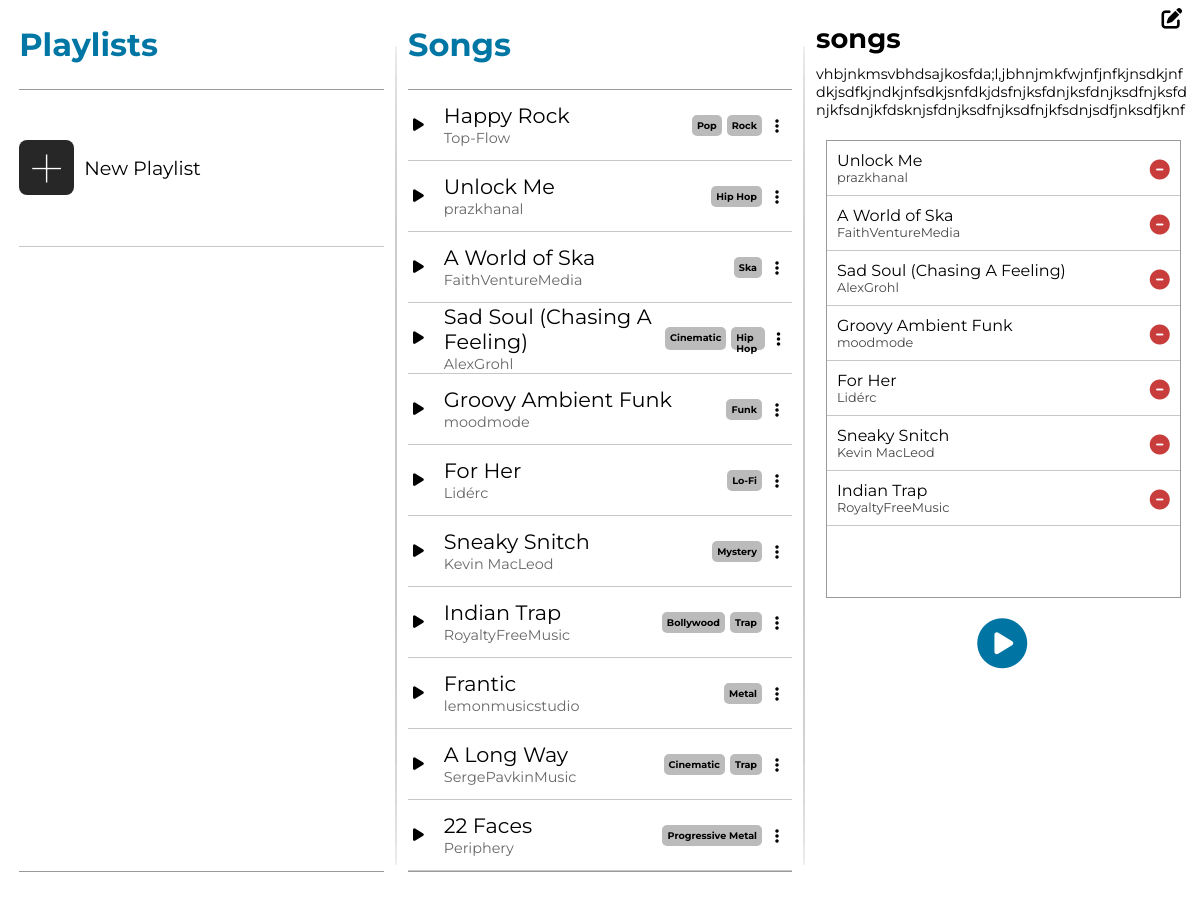
The page /iframetest/5/ on the database its author committed.
### app/models.py (models this page shows, shortened)
class Song(models.Model):
    title = models.CharField(max_length=50)
    song_file = models.FileField(upload_to='')
    artist = models.ManyToManyField(Artist) # type: ignore
    genre = models.ManyToManyField(Genre) # type: ignore

class Artist(models.Model):
    name = models.CharField(max_length=50)
    def __str__(self):
        return self.name

class Genre(models.Model):
    name = models.CharField(max_length=50)

class Playlist(models.Model):
    name = models.CharField(max_length=30)
    songs = models.ManyToManyField(Song) # type: ignore
    description = models.CharField(max_length=150, null=True, blank=True)
    created_by = models.ForeignKey(User, on_delete=models.CASCADE)

### app/views.py (the view, shortened to what this page needs)
# urls.py: path('iframetest/<str:playlistID>/', home_frame, name='ift'),
def home_frame(req: HttpRequest, playlistID:str) -> HttpResponse:
    songs = Song.objects.all()
    songForm = AddSongForm()
    playlistForm = None
    playlists = None
    if req.user.is_authenticated:
        playlistForm = NewPlaylistForm()
        playlists = req.user.playlist_set.all() # type: ignore
    try:
        playlistInfo = Playlist.objects.get(pk=playlistID)
    except:
        playlistInfo = None
    context = {'songs': songs, 'playlistForm': playlistForm, 'songForm': songForm, 'playlists': playlists, 'playlistInfo': playlistInfo} # type: ignore
    return render(req, 'add-playlist.html', context) # type: ignore

### app/templates/add-playlist.html (shortened to what this page needs)
{% extends "homepageiframe.html" %}

### app/templates/homepageiframe.html (shortened to what this page needs)
{% load static %}
<!DOCTYPE html>
<html lang="en">
    <head>
        <link rel="stylesheet" href="{% static "styles.css" %}">
    </head>
    <body>
        <div id='user-interface-wrapper'>
            <div class="ui-container">
                <div id="playlistOverallContainer">
                    <div id="playlistcontainerHeader">
                        <h1>Playlists</h1>
                    </div>
                    <div id='playlists-container'>
                        <div id='gridifier'>
                            <div class='playlist-wrapper'>
                                <div id="new-playlist" class='playlist-button'>
                                    <div class='playlist-icon-wrapper'>
                                        <div id='new-playlist-icon'>+</div>
                                    </div>
                                    <div class='playlist-text-wrapper'>
                                        <p class='playlist-text'>New Playlist</p>
                                    </div>
                                </div>
                            </div>
                            <button id="playlistBtn"></button>
                        </div>
                    </div>
                    <div id='playlistcontFooter'>
                    </div>
                </div>
                <div class='br'></div>
                <div class='songsOverallContainer' style="{% if playlistInfo %}width: 32%{% else %}width: 64%; margin-right: 2.5%{% endif %}">
                    <div id='songsContainerHeader'>
                        <h1>Songs</h1>
                    </div>
                    <div id='songs-container'>
                        {% for song in songs %}
                        <div class="song-wrapper">
                            <div class='songMetaBtn'>
                                <i class="songPlayBtn fa-solid fa-play"><song class="{% for artist in song.artist.all %}{{artist}}{% endfor %}" title={{song.song_file.url}} style='display: none'>{{song.title}}</song></i>
                                <div class='songTitleArtist'>
                                    <div class='songObject songTitle' title={{song.song_file.url}}>{{song.title}}</div>
                                    <div class='songArtist'>{% for artist in song.artist.all %}<span class='artistSpan'>{{artist.name}}</span>{% endfor %}</div>
                                </div>
                            </div>
                            <div class='songGenrePlaylistBtn'>
                                <div class='songGenres'>{% for genre in song.genre.all %}<span class='genreTag'>{{genre.name}}</span>{% endfor %}</div>
                                <div class='ellipsis-box'><i class="fa-solid fa-ellipsis-vertical"></i></div>
                            </div>
                        </div>
                        {% endfor %}
                    </div>
                    <div id='songsContainerFooter'></div>
                </div>
                {% if playlistInfo %}
                <div class='br'></div>
                <div id='playlist-view-container'>
                    <div id="playlistViewHeader" class='playlistViewHeaderForm'>
                        <i id='updateBtn' class="fa-solid fa-pen-to-square"></i>
                        <h1 id='playlistViewTitle'>{{playlistInfo.name}}</h1>
                        <p id='playlistViewDesc'>{{playlistInfo.description}}</p>
                    </div>
                    <div id='playlistViewSongContainer'>
                        {% for song in playlistInfo.songs.all %}
                            <form method='POST' action='' class='playlistViewSong'>
                                <div class='playlistViewArtistTitle'>
                                    <p class='playlistViewTitle'>{{song.title}}</p>
                                    {% for artist in song.artist.all %}
                                        <p class='playlistViewArtist'>{{artist.name}}</p>
                                    {% endfor %}
                                </div>
                                <button type="submit" name='Remove Song' value='Submit' class='minusBtn'><i class="fa-solid fa-circle-minus"></i></button>
                            </form>
                        {% endfor %}
                    </div>
                    <div id='playlistPlayBtn'>
                        <i class="fa-solid fa-circle-play">
                        </i>
                    </div>
                </div>
                {% endif %}
            </div>
        </div>
    </body>
</html>

### app/static/styles.css (style rules this page uses)
* { padding: 0; margin: 0; font-family: Montserrat; }
#user-interface-wrapper { width: 100vw; height: 100vh; display: flex; flex-direction: column; }
.ui-container { display: flex; width: 100%; height: 100%; justify-content: space-between; }
#playlistOverallContainer { width: 32%; }
#playlistcontainerHeader { display: flex; align-items: center; height: 89px; margin-left: 5%; border-bottom: 1px solid #999999; }
#songsContainerHeader { display: flex; align-items: center; height: 89px; border-bottom: 1px solid #999999; }
#songsContainerHeader h1 { color: #0076a4; font-weight: bold; }
#playlistcontainerHeader h1 { color: #0076a4; font-weight: bold; }
#playlistcontFooter { margin-left: 5%; height: 29px; border-top: 1px solid #999999; }
#songsContainerFooter { height: 29px; border-top: 1px solid #999999; }
#playlists-container { height: calc(100% - 130px); width: 100%; overflow-y: scroll; scrollbar-width: none; }
#songs-container { height: calc(100% - 130px); overflow-y: scroll; scrollbar-width: none; }
.br { width: 2px; height: 90%; margin-top: auto; margin-bottom: auto; background-color: rgb(202, 202, 202); border-radius: 40%; }
#playlist-view-container { height: 100%; width: 32%; font-family: sans-serif; font-family: Montserrat; }
.playlist-button { margin-left: 5%; width: 95%; height: 100%; display: flex; border-bottom: 1px solid #c7c7c7; }
.playlist-icon-wrapper { display: flex; align-items: center; justify-content: center; }
#new-playlist-icon { display: flex; height: 55px; width: 55px; background-color: rgb(39, 39, 39); border-radius: 8px; color: white; justify-content: center; align-items: center; font-size: 70px; font-weight: 100; font-family: Montserrat; }
.playlist-text-wrapper { display: flex; flex-direction: column; justify-content: center; padding-left: 10px; font-family: sans-serif; }
.playlist-text { font-size: 1.2em; }
.playlist-wrapper { width: 100%; display: flex; align-items: center; justify-content: center; }
.playlistBtn, #playlistBtn { display: flex; justify-self: center; align-self: center; background: transparent; justify-content: space-between; align-items: center; border: transparent; width: 97%; margin-left: 3%; height: 100%; transition: .3s; }
.gridifier, #gridifier { display: grid; height: 20%; min-height: 70px; }
.playlist-wrapper, .playlistBtn, #playlistBtn { grid-column: 1; grid-row: 1; }
#playlistBtn { z-index: 2; }
.song-wrapper { height: 60px; border-bottom: 1px solid #c7c7c7; display: flex; align-items: center; justify-content: space-between; font-family: sans-serif; padding: 5px; }
.songTitle { font-size: 1.3em; }
.artistSpan { color: rgb(104, 104, 104); font-size: .9em; }
.songMetaBtn { display: flex; gap: 20px; align-items: center; }
.songPlayBtn { font-size: .9em; transition: .3s }
.songGenrePlaylistBtn { display: flex; align-items: center; }
.songGenres { display: flex; gap: 5px; max-height: 23px; margin-right: 5px; }
.genreTag { background-color: #bbbbbb; border-radius: 5px; padding: 5px; font-size: .6em; font-weight: bolder; }
.ellipsis-box { display: flex; height: 20px; width: 20px; border:transparent; border-radius: 50%; justify-content: center; align-items: center; position: relative; transition: .3s; }
.fa-ellipsis-vertical { margin-top: 1.5px; }
.playlistViewHeaderForm { height: 130px; }
#updateBtn { text-align: right; position: relative; right: -90%; top: 8px; font-size: 1.3em; transition: .3s; }
#playlistViewDesc { margin-top: 10px; width: 97%; word-break: break-word; font-size: .9em; }
#playlistViewSongContainer { border: 1px solid #999999; margin: 10px 5% 10px 10px; height: 50%; overflow-y: scroll; position: relative; }
.playlistViewSong { display: flex; justify-content: space-between; padding: 10px; border-bottom: 1px solid #c7c7c7; align-items: center; }
.fa-circle-minus { position: relative; top: 1.5px; color: rgb(200, 60, 60); font-size: 1.5em; transition: .3s; }
.minusBtn { border: none; background: none; height: fit-content; width: fit-content; }
.playlistViewArtist { font-size: .8em; color: #464646; }
#playlistPlayBtn { display: flex; height: 70px; font-size: 50px; width: 97%; justify-content: center; align-items: center; position: relative; }
.fa-circle-play { border-radius: 100%; color: #0074a2; transition: .3s; }
#playlistViewTitle { font-size: 1.7em; }

### rows shown on the page
Song: title "Happy Rock"
Artist: name "Top-Flow"
Genre: name "Pop"
Genre: name "Rock"
Song: title "Unlock Me"
Artist: name "prazkhanal"
Genre: name "Hip Hop"
Song: title "A World of Ska"
Artist: name "FaithVentureMedia"
Genre: name "Ska"
Song: title "Sad Soul (Chasing A Feeling)"
Artist: name "AlexGrohl"
Genre: name "Cinematic"
Song: title "Groovy Ambient Funk"
Artist: name "moodmode"
Genre: name "Funk"
Song: title "For Her"
Artist: name "Lidérc"
Genre: name "Lo-Fi"
Song: title "Sneaky Snitch"
Artist: name "Kevin MacLeod"
Genre: name "Mystery"
Song: title "Indian Trap"
Artist: name "RoyaltyFreeMusic"
Genre: name "Bollywood"
Genre: name "Trap"
Song: title "Frantic"
Artist: name "lemonmusicstudio"
Genre: name "Metal"
Song: title "A Long Way"
Artist: name "SergePavkinMusic"
Song: title "22 Faces"
Artist: name "Periphery"
Genre: name "Progressive Metal"
Playlist: name "songs", description "vhbjnkmsvbhdsajkosfda;l,jbhnjmkfwjnfjnfkjnsdkjnfdkjsdfkjndkjnfsdkjsnfdkjdsfnjksfdnjksfdnjksdfnjksfdnjkfsdnjkfdsknjsfdnjksdfnjksdfnjkfsdnjsdfjnksdfjknf"
